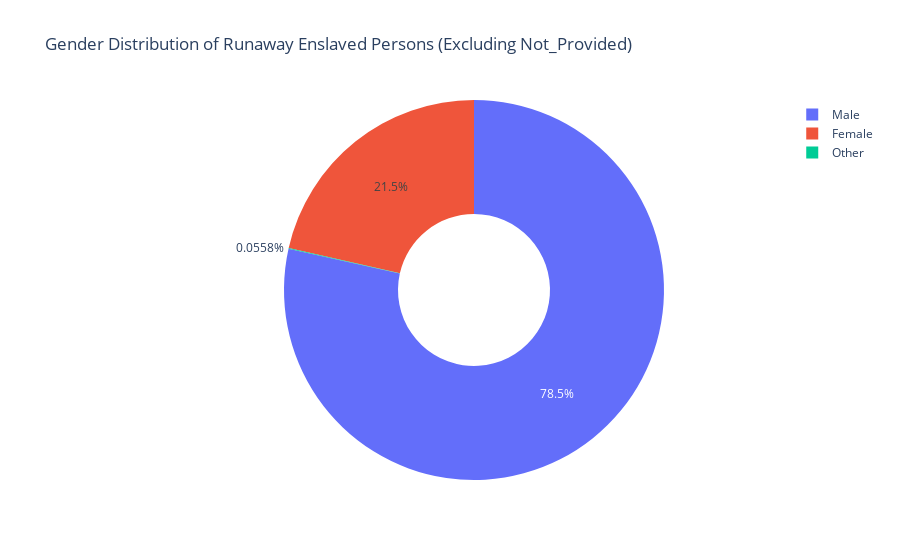

This figure's notebook cell:
### Code cell
import plotly.express as px
import pandas as pd

# 如果尚未加载数据，请先加载清理好的数据
df_s = pd.read_csv('C:/Users/Surface/Desktop/working-with-data/research-project/data/processed/1-FOTM-Dataset-Full-Flattened.csv')

# 去除性别为 Not_Provided 的记录
df_gender_valid = df_s[df_s['gender'] != 'Not_Provided']

# 用 Plotly Express 创建饼图
fig = px.pie(
    df_gender_valid,
    names='gender',
    title='Gender Distribution of Runaway Enslaved Persons (Excluding Not_Provided)',
    hole=0.4  # 可选：中间空心形成 donut 图效果
)

# 显示图表
fig.show()

### Figure 1 — Plotly figure (JSON) as saved in the notebook; plotly's stock layout.template omitted (floating-point values rounded to 4 significant figures; data arrays with more than 128 entries replaced by an {"elided": "..."} marker saying what was removed)
{"data": [{"domain": {"x": [0, 1], "y": [0, 1]}, "hole": 0.4, "hovertemplate": "gender=%{label}<extra></extra>", "labels": {"elided": "23305 str values"}, "legendgroup": "", "name": "", "showlegend": true, "type": "pie"}], "layout": {"autosize": true, "legend": {"tracegroupgap": 0}, "title": {"text": "Gender Distribution of Runaway Enslaved Persons (Excluding Not_Provided)"}}}
